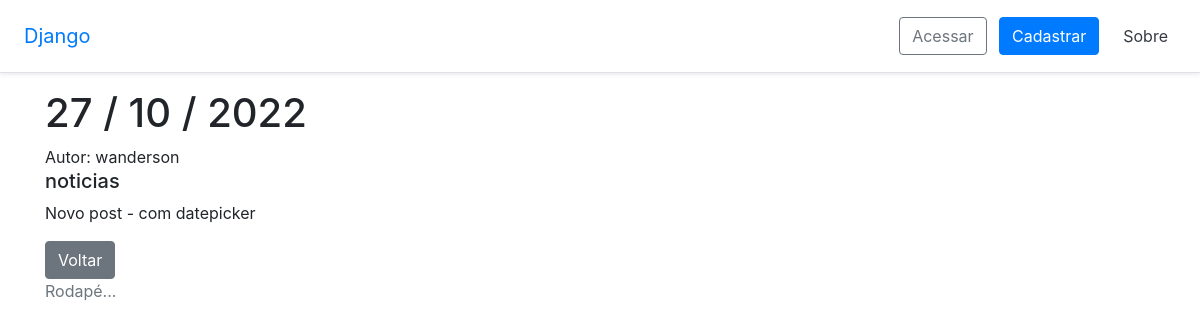
The app's page /post-detail/7 with its own data.
### blog/models.py (models this page shows)
class Post(models.Model):
    body_text = models.TextField('Texto Principal')
    pub_date = models.DateTimeField('Data Publicação')
    categoria = models.CharField(
        'Categoria',
        max_length=15,
        choices=[
        ('noticias', 'Notícias'),
        ('como_fazer', 'Como Fazer'),
        ('review', 'Review'),
        ],
        default=None,
        null=True
    )
    imagem = models.FileField(
        upload_to='images',
        default=None,
        null=True
    )
    autor = models.ForeignKey(
        get_user_model(),
        on_delete=models.DO_NOTHING, # ou models.CASCADE
    )

### blog/views.py (the view)
# urls.py: path('post-detail/<int:pk>', PostDetailView.as_view(), name="post_detail"),
class PostDetailView(DetailView):
	model = Post
	template_name = 'post/detail.html'
	context_object_name = 'post'

### templates/post/detail.html (shortened to what this page needs)
{% extends '_layout1.html' %}
{% block content %}
    <article>
    <h1>{{ post.pub_date|date:"d / m / Y" }}</h1>
    <span>Autor: {{ post.autor.username }}</span>
    {% if post.categoria is not None %}
    <h5>{{ post.categoria }}</h5>
    {% endif %}
    <p>{{ post.body_text }}</p>
    </article>
    <a href="{% url 'posts_list' %}" class="btn btn-secondary">Voltar</a>
{% endblock %}

### records on screen
Post: pub_date "27 / 10 / 2022", autor.username "wanderson", categoria "noticias", body_text "Novo post - com datepicker"
